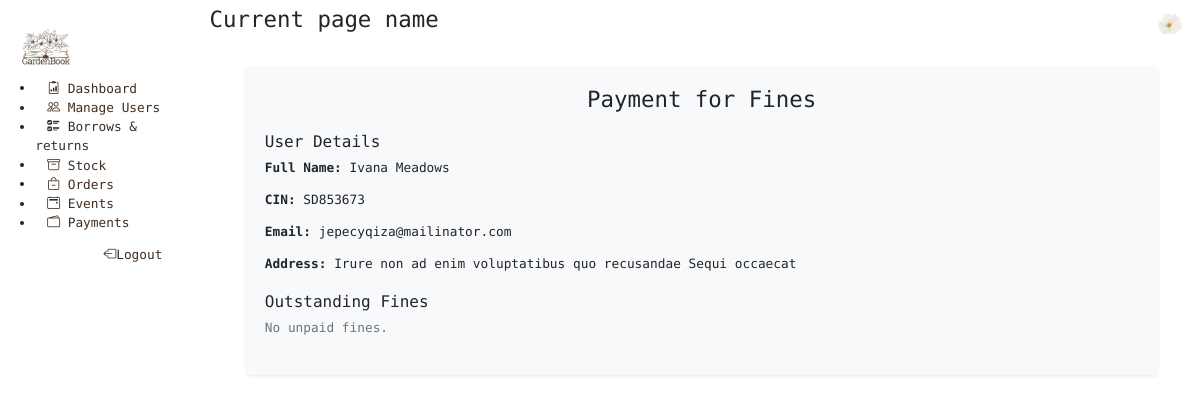
Before: /payment/4//borrow (signed in) with the older database file.
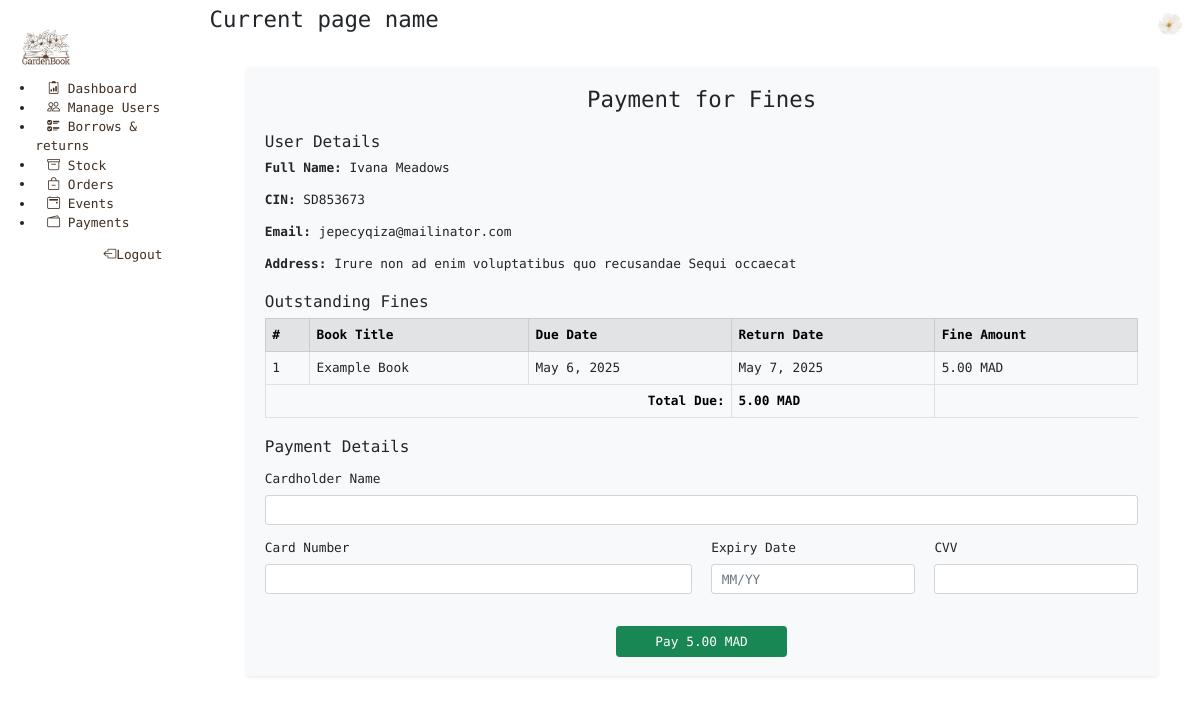
After: the same page with the newer database file.
### theApp/models.py (models this page shows, shortened)
class Borrow(models.Model):
    borrower = models.ForeignKey(Person, on_delete=models.CASCADE)
    book = models.ForeignKey(Book, on_delete=models.CASCADE)
    borrow_date = models.DateField(auto_now_add=True)
    due_date = models.DateField(default=date.today() + timedelta(days=15))
    return_date = models.DateField(null=True, blank=True)
    fine = models.DecimalField(max_digits=5, decimal_places=2, null=True, blank=True)# the fine should be updated every day
    is_fine_paid = models.BooleanField(default=False)
    returned = models.BooleanField(default=False)

class Book(models.Model):
    ISBN = models.CharField(max_length=13, unique=True)
    cover = models.ImageField(upload_to='book_covers/', null=True, blank=True, default="book_covers/default_cover.webp") # 'ImageField' handels image uploads
    title = models.CharField(max_length=255,default="")
    author = models.CharField(max_length=255,default="")
    edition = models.CharField(max_length=255,default="")
    availability = models.CharField(max_length=30,choices=Availability.choices, default=Availability.AVAILABLE)
    publication_year = models.IntegerField(default=0)
    nbPage = models.IntegerField(default="")
    lang = models.CharField(max_length=244,default="")
    genres = models.ManyToManyField(Genre)
    keywords = models.CharField(max_length=244,default="")
    description = models.CharField(max_length=244,default="")
    audience = models.CharField(max_length=20, choices=AudienceType.choices, default="")
    review = models.IntegerField(default=0, validators=[
            MinValueValidator(0),
            MaxValueValidator(10)
        ])
    nb_borrows = models.IntegerField(default=0)
    date_creation = models.DateField(default=timezone.now)
    is_reserved = models.BooleanField(default=False)

### theApp/views.py (the view, shortened to what this page needs)
# urls.py: path('payment/<int:pk>//<str:current_page>', views.payment_page, name='payment-page'),
@login_required(login_url='login')
def payment_page(request, pk, current_page):
  payer = Person.objects.get(id=pk)
  unpaid_fines = Borrow.objects.filter(borrower=payer, returned=True , fine__gt=0, is_fine_paid=False)
  print(unpaid_fines)
  total_fine = sum((fine.fine or Decimal("0.00")) for fine in unpaid_fines)
  print(total_fine)
  context = {
      'user': payer,
      'fines': unpaid_fines,
      'total_fine': total_fine,
  }
  return render(request, 'pay.html', context)

### templates/pay.html (shortened to what this page needs)
{% extends 'baseLibrarian.html' %}
{% block content %}
<div class="container bg-light rounded-3 shadow-sm p-4 mt-4 mb-5">
  <h3 class="mb-4 text-center">Payment for Fines</h3>
  <div class="mb-4">
    <h5>User Details</h5>
    <p><strong>Full Name:</strong> {{ user.first_name }} {{ user.last_name }}</p>
    <p><strong>CIN:</strong> {{ user.cin }}</p>
    <p><strong>Email:</strong> {{ user.email }}</p>
    <p><strong>Address:</strong> {{ user.address }}</p>
  </div>
  <div class="mb-4">
    <h5>Outstanding Fines {{ fines_count }}</h5>
    {% if fines %}
    <table class="table table-bordered">
      <thead class="table-secondary">
        <tr>
          <th>#</th>
          <th>Book Title</th>
          <th>Due Date</th>
          <th>Return Date</th>
          <th>Fine Amount</th>
        </tr>
      </thead>
      <tbody>
        {% for fine in fines %}
        <tr>
          <td>{{ forloop.counter }}</td>
          <td>{{ fine.book.title }}</td>
          <td>{{ fine.due_date }}</td>
          <td>{{ fine.return_date }}</td>
          <td>{{ fine.fine }} MAD</td>
        </tr>
        {% endfor %}
      </tbody>
      <tfoot>
        <tr class="table-light">
          <td colspan="3" class="text-end"><strong>Total Due:</strong></td>
          <td><strong>{{ total_fine }} MAD</strong></td>
        </tr>
      </tfoot>
    </table>
    {% else %}
    <p class="text-muted">No unpaid fines.</p>
    {% endif %}
  </div>
  {% if total_fine > 0 %}
  <form method="POST">
    <h5 class="mb-3">Payment Details</h5>
    <div class="mb-3">
      <label for="cardName" class="form-label">Cardholder Name</label>
      <input type="text" class="form-control" id="cardName" name="card_name" required>
    </div>
    <div class="row">
      <div class="col-md-6 mb-3">
        <label for="cardNumber" class="form-label">Card Number</label>
        <input type="text" class="form-control" id="cardNumber" name="card_number" maxlength="16" required>
      </div>
      <div class="col-md-3 mb-3">
        <label for="expiryDate" class="form-label">Expiry Date</label>
        <input type="text" class="form-control" id="expiryDate" name="expiry_date" placeholder="MM/YY" required>
      </div>
      <div class="col-md-3 mb-3">
        <label for="cvv" class="form-label">CVV</label>
        <input type="password" class="form-control" id="cvv" name="cvv" maxlength="3" required>
      </div>
    </div>
    <div class="text-center mt-4">
      <button type="submit" class="btn btn-success px-5">Pay {{ total_fine }} MAD</button>
    </div>
  </form>
  {% endif %}
</div>
{% endblock %}

Changed rows visible on the page:
now on this page (row edited): Borrow: book "Example Book", due_date "May 6, 2025", return_date "May 7, 2025", fine "5.00"
Other visible differences:
{{ total_fine }}: (not shown) → "5.00"
text no longer shown: "No unpaid fines."
text now shown: "# Book Title Due Date Return Date Fine Amount Total Due: MAD Payment Details Cardholder Name Card Number Expiry Date CVV Pay MAD"
